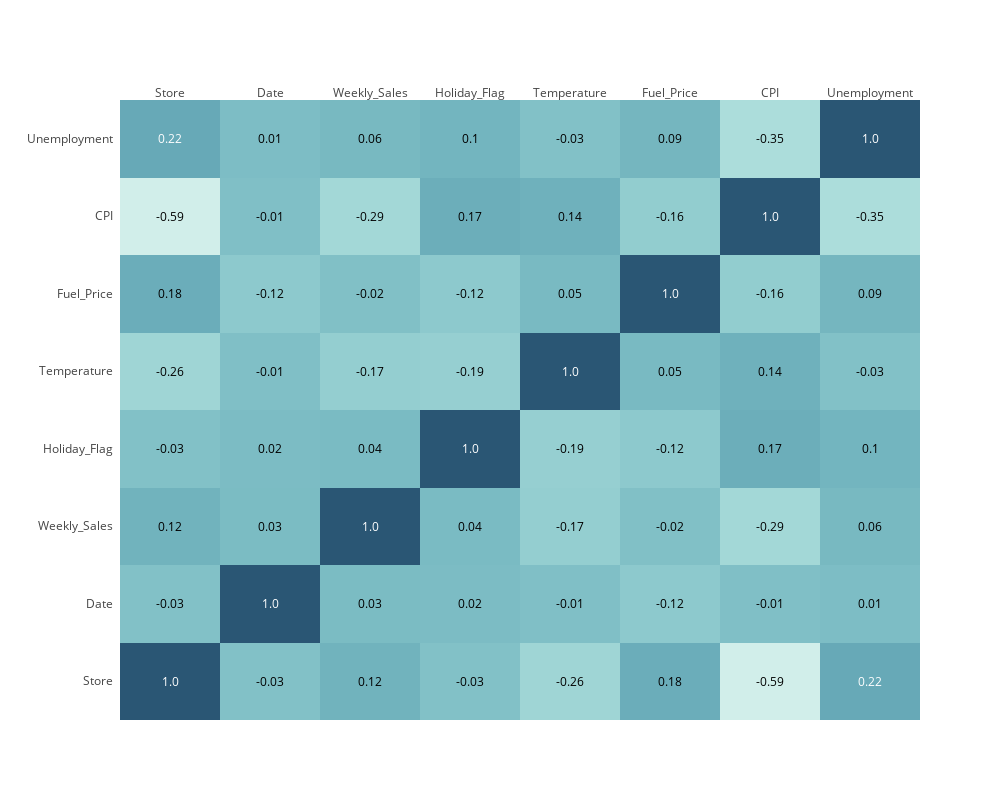

Notebook code for this chart:
### Markdown cell above
_Stores show great variation among them in terms of weekly_sales, this is an interesting feature to consider later on. Aside from this, weekly sales maybe positiveley correlated with unemployment and negatively correlated with CPI, let's verify with a correlation matrix_

### Code cell
corr_matrix = data.corr().round(2)

import plotly.figure_factory as ff

fig = ff.create_annotated_heatmap(corr_matrix.values,
                                  x = corr_matrix.columns.tolist(),
                                  y = corr_matrix.index.tolist(),
                                  colorscale = 'Teal')

fig.update_layout(autosize=False, height=800, width = 1000,
                  margin = {'l': 120})
fig.show()

### Figure 1 — Plotly figure (JSON) as saved in the notebook; plotly's stock layout.template omitted (floating-point values rounded to 4 significant figures)
{"data": [{"colorscale": [[0, "rgb(209, 238, 234)"], [0.1667, "rgb(168, 219, 217)"], [0.3333, "rgb(133, 196, 201)"], [0.5, "rgb(104, 171, 184)"], [0.6667, "rgb(79, 144, 166)"], [0.8333, "rgb(59, 115, 143)"], [1, "rgb(42, 86, 116)"]], "reversescale": false, "showscale": false, "type": "heatmap", "x": ["Store", "Date", "Weekly_Sales", "Holiday_Flag", "Temperature", "Fuel_Price", "CPI", "Unemployment"], "y": ["Store", "Date", "Weekly_Sales", "Holiday_Flag", "Temperature", "Fuel_Price", "CPI", "Unemployment"], "z": [[1, -0.03, 0.12, -0.03, -0.26, 0.18, -0.59, 0.22], [-0.03, 1, 0.03, 0.02, -0.01, -0.12, -0.01, 0.01], [0.12, 0.03, 1, 0.04, -0.17, -0.02, -0.29, 0.06], [-0.03, 0.02, 0.04, 1, -0.19, -0.12, 0.17, 0.1], [-0.26, -0.01, -0.17, -0.19, 1, 0.05, 0.14, -0.03], [0.18, -0.12, -0.02, -0.12, 0.05, 1, -0.16, 0.09], [-0.59, -0.01, -0.29, 0.17, 0.14, -0.16, 1, -0.35], [0.22, 0.01, 0.06, 0.1, -0.03, 0.09, -0.35, 1]]}], "layout": {"annotations": [{"font": {"color": "#FFFFFF"}, "showarrow": false, "text": "1.0", "x": "Store", "xref": "x", "y": "Store", "yref": "y"}, {"font": {"color": "#000000"}, "showarrow": false, "text": "-0.03", "x": "Date", "xref": "x", "y": "Store", "yref": "y"}, {"font": {"color": "#000000"}, "showarrow": false, "text": "0.12", "x": "Weekly_Sales", "xref": "x", "y": "Store", "yref": "y"}, {"font": {"color": "#000000"}, "showarrow": false, "text": "-0.03", "x": "Holiday_Flag", "xref": "x", "y": "Store", "yref": "y"}, {"font": {"color": "#000000"}, "showarrow": false, "text": "-0.26", "x": "Temperature", "xref": "x", "y": "Store", "yref": "y"}, {"font": {"color": "#000000"}, "showarrow": false, "text": "0.18", "x": "Fuel_Price", "xref": "x", "y": "Store", "yref": "y"}, {"font": {"color": "#000000"}, "showarrow": false, "text": "-0.59", "x": "CPI", "xref": "x", "y": "Store", "yref": "y"}, {"font": {"color": "#FFFFFF"}, "showarrow": false, "text": "0.22", "x": "Unemployment", "xref": "x", "y": "Store", "yref": "y"}, {"font": {"color": "#000000"}, "showarrow": false, "text": "-0.03", "x": "Store", "xref": "x", "y": "Date", "yref": "y"}, {"font": {"color": "#FFFFFF"}, "showarrow": false, "text": "1.0", "x": "Date", "xref": "x", "y": "Date", "yref": "y"}, {"font": {"color": "#000000"}, "showarrow": false, "text": "0.03", "x": "Weekly_Sales", "xref": "x", "y": "Date", "yref": "y"}, {"font": {"color": "#000000"}, "showarrow": false, "text": "0.02", "x": "Holiday_Flag", "xref": "x", "y": "Date", "yref": "y"}, {"font": {"color": "#000000"}, "showarrow": false, "text": "-0.01", "x": "Temperature", "xref": "x", "y": "Date", "yref": "y"}, {"font": {"color": "#000000"}, "showarrow": false, "text": "-0.12", "x": "Fuel_Price", "xref": "x", "y": "Date", "yref": "y"}, {"font": {"color": "#000000"}, "showarrow": false, "text": "-0.01", "x": "CPI", "xref": "x", "y": "Date", "yref": "y"}, {"font": {"color": "#000000"}, "showarrow": false, "text": "0.01", "x": "Unemployment", "xref": "x", "y": "Date", "yref": "y"}, {"font": {"color": "#000000"}, "showarrow": false, "text": "0.12", "x": "Store", "xref": "x", "y": "Weekly_Sales", "yref": "y"}, {"font": {"color": "#000000"}, "showarrow": false, "text": "0.03", "x": "Date", "xref": "x", "y": "Weekly_Sales", "yref": "y"}, {"font": {"color": "#FFFFFF"}, "showarrow": false, "text": "1.0", "x": "Weekly_Sales", "xref": "x", "y": "Weekly_Sales", "yref": "y"}, {"font": {"color": "#000000"}, "showarrow": false, "text": "0.04", "x": "Holiday_Flag", "xref": "x", "y": "Weekly_Sales", "yref": "y"}, {"font": {"color": "#000000"}, "showarrow": false, "text": "-0.17", "x": "Temperature", "xref": "x", "y": "Weekly_Sales", "yref": "y"}, {"font": {"color": "#000000"}, "showarrow": false, "text": "-0.02", "x": "Fuel_Price", "xref": "x", "y": "Weekly_Sales", "yref": "y"}, {"font": {"color": "#000000"}, "showarrow": false, "text": "-0.29", "x": "CPI", "xref": "x", "y": "Weekly_Sales", "yref": "y"}, {"font": {"color": "#000000"}, "showarrow": false, "text": "0.06", "x": "Unemployment", "xref": "x", "y": "Weekly_Sales", "yref": "y"}, {"font": {"color": "#000000"}, "showarrow": false, "text": "-0.03", "x": "Store", "xref": "x", "y": "Holiday_Flag", "yref": "y"}, {"font": {"color": "#000000"}, "showarrow": false, "text": "0.02", "x": "Date", "xref": "x", "y": "Holiday_Flag", "yref": "y"}, {"font": {"color": "#000000"}, "showarrow": false, "text": "0.04", "x": "Weekly_Sales", "xref": "x", "y": "Holiday_Flag", "yref": "y"}, {"font": {"color": "#FFFFFF"}, "showarrow": false, "text": "1.0", "x": "Holiday_Flag", "xref": "x", "y": "Holiday_Flag", "yref": "y"}, {"font": {"color": "#000000"}, "showarrow": false, "text": "-0.19", "x": "Temperature", "xref": "x", "y": "Holiday_Flag", "yref": "y"}, {"font": {"color": "#000000"}, "showarrow": false, "text": "-0.12", "x": "Fuel_Price", "xref": "x", "y": "Holiday_Flag", "yref": "y"}, {"font": {"color": "#000000"}, "showarrow": false, "text": "0.17", "x": "CPI", "xref": "x", "y": "Holiday_Flag", "yref": "y"}, {"font": {"color": "#000000"}, "showarrow": false, "text": "0.1", "x": "Unemployment", "xref": "x", "y": "Holiday_Flag", "yref": "y"}, {"font": {"color": "#000000"}, "showarrow": false, "text": "-0.26", "x": "Store", "xref": "x", "y": "Temperature", "yref": "y"}, {"font": {"color": "#000000"}, "showarrow": false, "text": "-0.01", "x": "Date", "xref": "x", "y": "Temperature", "yref": "y"}, {"font": {"color": "#000000"}, "showarrow": false, "text": "-0.17", "x": "Weekly_Sales", "xref": "x", "y": "Temperature", "yref": "y"}, {"font": {"color": "#000000"}, "showarrow": false, "text": "-0.19", "x": "Holiday_Flag", "xref": "x", "y": "Temperature", "yref": "y"}, {"font": {"color": "#FFFFFF"}, "showarrow": false, "text": "1.0", "x": "Temperature", "xref": "x", "y": "Temperature", "yref": "y"}, {"font": {"color": "#000000"}, "showarrow": false, "text": "0.05", "x": "Fuel_Price", "xref": "x", "y": "Temperature", "yref": "y"}, {"font": {"color": "#000000"}, "showarrow": false, "text": "0.14", "x": "CPI", "xref": "x", "y": "Temperature", "yref": "y"}, {"font": {"color": "#000000"}, "showarrow": false, "text": "-0.03", "x": "Unemployment", "xref": "x", "y": "Temperature", "yref": "y"}, {"font": {"color": "#000000"}, "showarrow": false, "text": "0.18", "x": "Store", "xref": "x", "y": "Fuel_Price", "yref": "y"}, {"font": {"color": "#000000"}, "showarrow": false, "text": "-0.12", "x": "Date", "xref": "x", "y": "Fuel_Price", "yref": "y"}, {"font": {"color": "#000000"}, "showarrow": false, "text": "-0.02", "x": "Weekly_Sales", "xref": "x", "y": "Fuel_Price", "yref": "y"}, {"font": {"color": "#000000"}, "showarrow": false, "text": "-0.12", "x": "Holiday_Flag", "xref": "x", "y": "Fuel_Price", "yref": "y"}, {"font": {"color": "#000000"}, "showarrow": false, "text": "0.05", "x": "Temperature", "xref": "x", "y": "Fuel_Price", "yref": "y"}, {"font": {"color": "#FFFFFF"}, "showarrow": false, "text": "1.0", "x": "Fuel_Price", "xref": "x", "y": "Fuel_Price", "yref": "y"}, {"font": {"color": "#000000"}, "showarrow": false, "text": "-0.16", "x": "CPI", "xref": "x", "y": "Fuel_Price", "yref": "y"}, {"font": {"color": "#000000"}, "showarrow": false, "text": "0.09", "x": "Unemployment", "xref": "x", "y": "Fuel_Price", "yref": "y"}, {"font": {"color": "#000000"}, "showarrow": false, "text": "-0.59", "x": "Store", "xref": "x", "y": "CPI", "yref": "y"}, {"font": {"color": "#000000"}, "showarrow": false, "text": "-0.01", "x": "Date", "xref": "x", "y": "CPI", "yref": "y"}, {"font": {"color": "#000000"}, "showarrow": false, "text": "-0.29", "x": "Weekly_Sales", "xref": "x", "y": "CPI", "yref": "y"}, {"font": {"color": "#000000"}, "showarrow": false, "text": "0.17", "x": "Holiday_Flag", "xref": "x", "y": "CPI", "yref": "y"}, {"font": {"color": "#000000"}, "showarrow": false, "text": "0.14", "x": "Temperature", "xref": "x", "y": "CPI", "yref": "y"}, {"font": {"color": "#000000"}, "showarrow": false, "text": "-0.16", "x": "Fuel_Price", "xref": "x", "y": "CPI", "yref": "y"}, {"font": {"color": "#FFFFFF"}, "showarrow": false, "text": "1.0", "x": "CPI", "xref": "x", "y": "CPI", "yref": "y"}, {"font": {"color": "#000000"}, "showarrow": false, "text": "-0.35", "x": "Unemployment", "xref": "x", "y": "CPI", "yref": "y"}, {"font": {"color": "#FFFFFF"}, "showarrow": false, "text": "0.22", "x": "Store", "xref": "x", "y": "Unemployment", "yref": "y"}, {"font": {"color": "#000000"}, "showarrow": false, "text": "0.01", "x": "Date", "xref": "x", "y": "Unemployment", "yref": "y"}, {"font": {"color": "#000000"}, "showarrow": false, "text": "0.06", "x": "Weekly_Sales", "xref": "x", "y": "Unemployment", "yref": "y"}, {"font": {"color": "#000000"}, "showarrow": false, "text": "0.1", "x": "Holiday_Flag", "xref": "x", "y": "Unemployment", "yref": "y"}, {"font": {"color": "#000000"}, "showarrow": false, "text": "-0.03", "x": "Temperature", "xref": "x", "y": "Unemployment", "yref": "y"}, {"font": {"color": "#000000"}, "showarrow": false, "text": "0.09", "x": "Fuel_Price", "xref": "x", "y": "Unemployment", "yref": "y"}, {"font": {"color": "#000000"}, "showarrow": false, "text": "-0.35", "x": "CPI", "xref": "x", "y": "Unemployment", "yref": "y"}, {"font": {"color": "#FFFFFF"}, "showarrow": false, "text": "1.0", "x": "Unemployment", "xref": "x", "y": "Unemployment", "yref": "y"}], "autosize": false, "height": 800, "margin": {"l": 120}, "width": 1000, "xaxis": {"dtick": 1, "gridcolor": "rgb(0, 0, 0)", "side": "top", "ticks": ""}, "yaxis": {"dtick": 1, "ticks": "", "ticksuffix": "  "}}}
